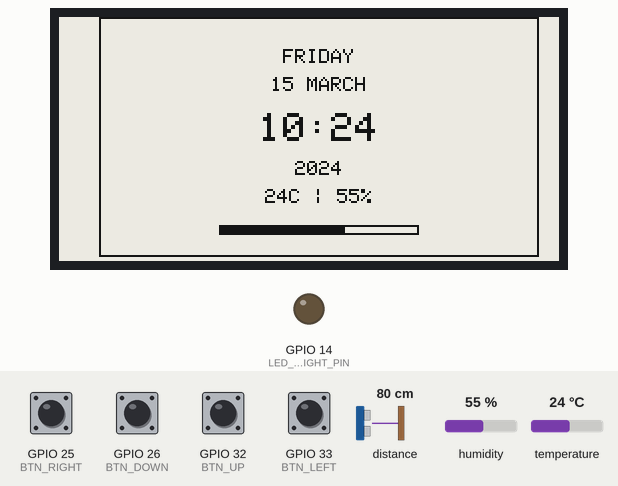
Recording of a sketch running on a simulated ESP32. Parts: 250×122 one-colour display, output pins drawn as LEDs (lit = HIGH). Dashed ring = blinking. The test bench sets the inputs (shaded band); at power-on: GPIO 25 (BTN_RIGHT), GPIO 26 (BTN_DOWN), GPIO 32 (BTN_UP), GPIO 33 (BTN_LEFT) HIGH, distance to the obstacle 80 cm, humidity 55 %, temperature 24 °C. The local clock reads 2024-03-15 10:24:30 at power-on unless the sketch sets it; what the sketch prints to the serial monitor is not drawn.

Above: at 9.6 s.
9.7 s: GPIO 26 (BTN_DOWN) pulled LOW for 3.2 s
At 14.0 s:
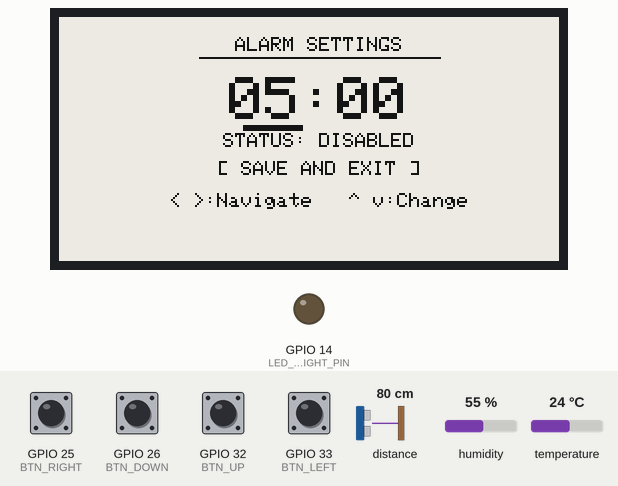
14.5 s: distance to the obstacle set to 13 cm
16.0 s: distance to the obstacle set to 10 cm
At 20.5 s:
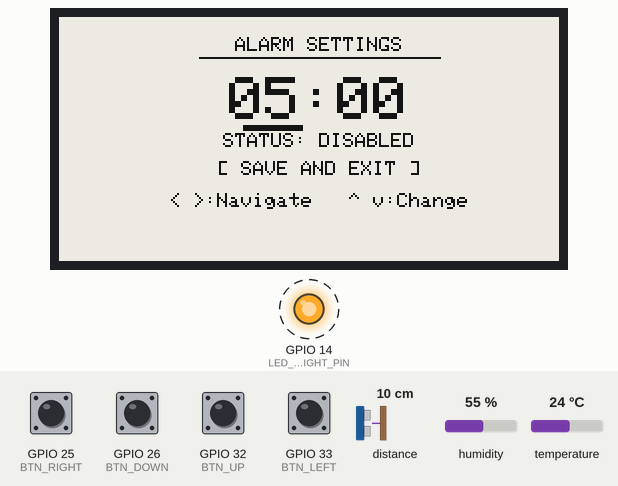
20.6 s: GPIO 25 (BTN_RIGHT) pulled LOW for 0.15 s
At 21.2 s:
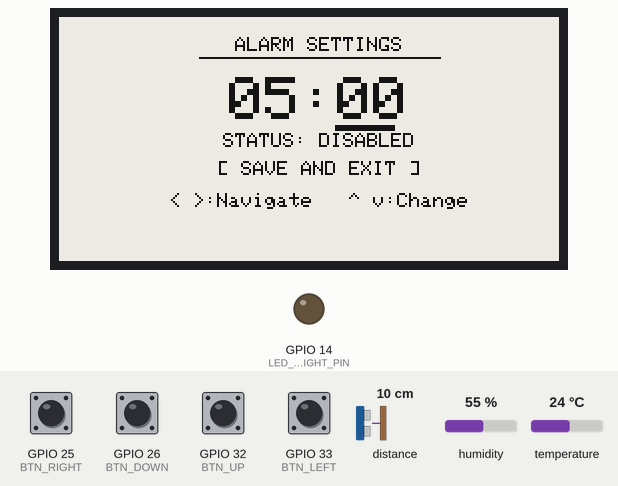
21.3 s: GPIO 32 (BTN_UP) pulled LOW for 0.15 s
At 21.9 s:
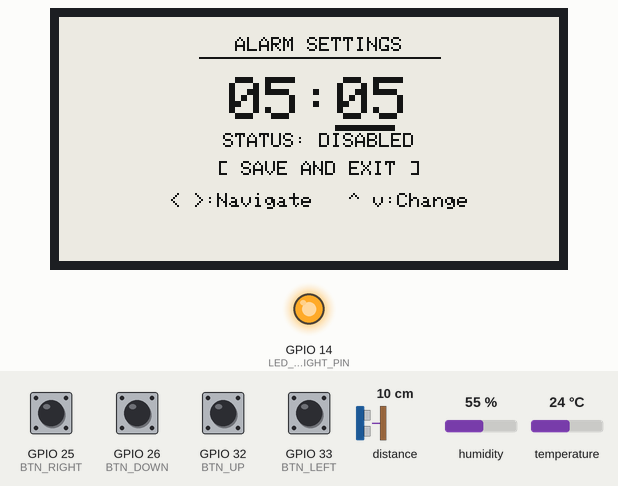
22.0 s: GPIO 33 (BTN_LEFT) pulled LOW for 0.15 s
At 23.0 s:
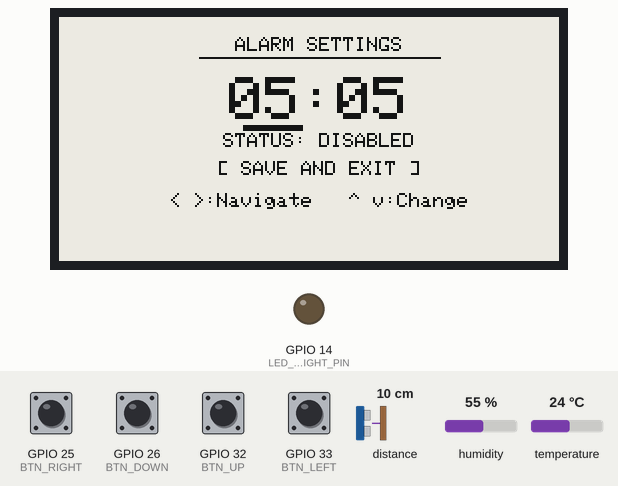
Timing chart, 0 to 23.7 s (numbered marks = the images above; inputs shaded):
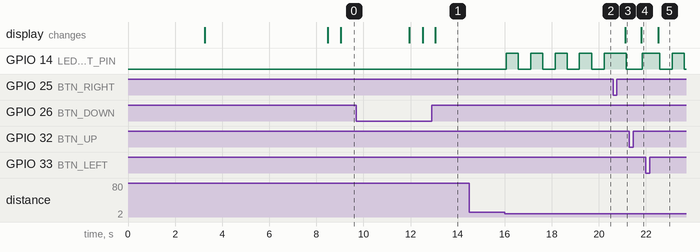

The sketch:

main.ino
```cpp
#define ENABLE_GxEPD2_GFX 1
#include <GxEPD2_BW.h>
#include <Adafruit_GFX.h>
#include <Wire.h>
#include <RTClib.h>
#include <Adafruit_VL53L0X.h>
#include <DHT.h>

#define EPD_CS     5
#define EPD_DC     17
#define EPD_RST    16
#define EPD_BUSY   4

#define BTN_UP     32
#define BTN_LEFT   33
#define BTN_RIGHT  25
#define BTN_DOWN   26

#define BUZZER_PIN   27
#define BUZZER_FREQ  3000
#define LEDC_RES     8

#define LED_BACKLIGHT_PIN 14

#define DHTPIN 13
#define DHTTYPE DHT11

GxEPD2_BW<GxEPD2_213_B74, GxEPD2_213_B74::HEIGHT> display(GxEPD2_213_B74(EPD_CS, EPD_DC, EPD_RST, EPD_BUSY));

RTC_DS3231 rtc;
Adafruit_VL53L0X lox = Adafruit_VL53L0X();
DHT dht(DHTPIN, DHTTYPE);

const char* days[] = {"SUNDAY", "MONDAY", "TUESDAY", "WEDNESDAY", "THURSDAY", "FRIDAY", "SATURDAY"};
const char* months[] = {
  "JANUARY", "FEBRUARY", "MARCH", "APRIL", "MAY", "JUNE",
  "JULY", "AUGUST", "SEPTEMBER", "OCTOBER", "NOVEMBER", "DECEMBER"
};

enum AppState { SCREEN_CLOCK, SCREEN_MENU };
AppState currentState = SCREEN_CLOCK;

int alarmHour = 7;
int alarmMinute = 0;
bool alarmEnabled = false;
bool alarmActive = false;
int activeSelection = 0;

int lastMinute = -1;
unsigned long lastDebounceTime = 0;
const int debounceDelay = 200;

unsigned long lastBuzzerToggle = 0;
bool buzzerState = false;

unsigned long ledTurnOnTime = 0;
const unsigned long ledDuration = 5000;
bool ledIsOn = false;
unsigned long lastGestureTime = 0;

float temperature = 0.0;
float humidity = 0.0;
unsigned long lastDHTReadTime = 0;
const unsigned long dhtReadInterval = 2000;

void startBuzzer() {
  ledcWriteTone(BUZZER_PIN, BUZZER_FREQ);
}

void stopBuzzer() {
  ledcWriteTone(BUZZER_PIN, 0);
}

void drawAlarmIcon(int x, int y) {
  display.drawCircle(x, y, 6, GxEPD_BLACK);
  display.drawLine(x - 4, y + 5, x - 6, y + 8, GxEPD_BLACK);
  display.drawLine(x + 4, y + 5, x + 6, y + 8, GxEPD_BLACK);
  display.drawCircle(x - 5, y - 5, 2, GxEPD_BLACK);
  display.drawCircle(x + 5, y - 5, 2, GxEPD_BLACK);
  display.drawLine(x, y, x, y - 3, GxEPD_BLACK);
  display.drawLine(x, y, x + 3, y + 1, GxEPD_BLACK);
}

void drawShiftedCenteredText(const char* text, int y, int textSize) {
  display.setTextSize(textSize);
  int16_t x1, y1;
  uint16_t w, h;
  display.getTextBounds(text, 0, 0, &x1, &y1, &w, &h);
  int centerX = 130;
  int x = centerX - (w / 2);
  display.setCursor(x, y);
  display.print(text);
}

void drawClockFace(DateTime now) {
  display.fillScreen(GxEPD_WHITE);
  display.setTextColor(GxEPD_BLACK);

  int blatX = 20;
  int blatY = 0;
  int blatW = 220;
  int blatH = 120;
  display.drawRect(blatX, blatY, blatW, blatH, GxEPD_BLACK);

  drawShiftedCenteredText(days[now.dayOfTheWeek()], 16, 1);

  char dateBuf[24];
  sprintf(dateBuf, "%d %s", now.day(), months[now.month() - 1]);
  drawShiftedCenteredText(dateBuf, 30, 1);

  char timeBuf[10];
  sprintf(timeBuf, "%02d:%02d", now.hour(), now.minute());
  drawShiftedCenteredText(timeBuf, 48, 2);

  char yearBuf[10];
  sprintf(yearBuf, "%04d", now.year());
  drawShiftedCenteredText(yearBuf, 72, 1);

  char weatherBuf[24];
  if (isnan(temperature) || isnan(humidity)) {
    sprintf(weatherBuf, "--C | --%%");
  } else {
    sprintf(weatherBuf, "%dC | %d%%", (int)temperature, (int)humidity);
  }
  drawShiftedCenteredText(weatherBuf, 86, 1);

  if (alarmEnabled) {
    drawAlarmIcon(220, 16);
  }

  int barW = 100;
  int barX = 130 - (barW / 2);
  int barY = 104;
  int barH = 5;
  display.drawRect(barX, barY, barW, barH, GxEPD_BLACK);
  int fillW = (now.second() / 60.0) * (barW - 2);
  if (fillW > 0) {
    display.fillRect(barX + 1, barY + 1, fillW, barH - 2, GxEPD_BLACK);
  }
}

void drawMenuFace() {
  display.fillScreen(GxEPD_WHITE);
  display.setTextColor(GxEPD_BLACK);

  drawShiftedCenteredText("ALARM SETTINGS", 10, 1);
  display.drawLine(70, 20, 190, 20, GxEPD_BLACK);

  char alarmTimeBuf[10];
  sprintf(alarmTimeBuf, "%02d:%02d", alarmHour, alarmMinute);
  drawShiftedCenteredText(alarmTimeBuf, 30, 3);

  if (alarmEnabled) {
    drawShiftedCenteredText("STATUS: ENABLED", 58, 1);
  } else {
    drawShiftedCenteredText("STATUS: DISABLED", 58, 1);
  }

  drawShiftedCenteredText("[ SAVE AND EXIT ]", 72, 1);

  if (activeSelection == 0) display.fillRect(92, 54, 30, 3, GxEPD_BLACK);
  else if (activeSelection == 1) display.fillRect(138, 54, 30, 3, GxEPD_BLACK);
  else if (activeSelection == 2) display.fillRect(100, 68, 60, 2, GxEPD_BLACK);
  else if (activeSelection == 3) display.fillRect(78, 82, 104, 2, GxEPD_BLACK);

  drawShiftedCenteredText("< >:Navigate   ^ v:Change", 88, 1);
}

void forceScreenUpdate(bool fullRefresh) {
  if (fullRefresh) {
    display.setFullWindow();
  } else {
    display.setPartialWindow(0, 0, display.width(), display.height());
  }

  display.firstPage();
  do {
    if (currentState == SCREEN_CLOCK) {
      DateTime now = rtc.now();
      drawClockFace(now);
    } else {
      drawMenuFace();
    }
  } while (display.nextPage());
  display.powerOff();
}

void setup() {
  Serial.begin(115200);
  delay(1000);

  pinMode(BTN_UP, INPUT_PULLUP);
  pinMode(BTN_LEFT, INPUT_PULLUP);
  pinMode(BTN_RIGHT, INPUT_PULLUP);
  pinMode(BTN_DOWN, INPUT_PULLUP);

  pinMode(LED_BACKLIGHT_PIN, OUTPUT);
  digitalWrite(LED_BACKLIGHT_PIN, LOW);

  ledcAttach(BUZZER_PIN, BUZZER_FREQ, LEDC_RES);
  stopBuzzer();

  Wire.begin();

  if (!rtc.begin()) {
    while (1) delay(10);
  }

  if (rtc.lostPower()) {
    rtc.adjust(DateTime(F(__DATE__), F(__TIME__)));
  }

  if (!lox.begin()) {
    Serial.println(F("VL53L0X init error!"));
  }

  dht.begin();

  display.init(115200);
  display.setRotation(1);

  display.setFullWindow();
  display.firstPage();
  do {
    display.fillScreen(GxEPD_WHITE);
    display.setTextColor(GxEPD_BLACK);

    drawShiftedCenteredText("*****************", 22, 1);
    drawShiftedCenteredText("* Clockie v 1.0 *", 36, 2);
    drawShiftedCenteredText("*  loading...   *", 56, 1);
    drawShiftedCenteredText("*  by Michal:DD *", 70, 1);
    drawShiftedCenteredText("*****************", 84, 1);
  } while (display.nextPage());
  display.powerOff();
  delay(3000);

  temperature = dht.readTemperature();
  humidity = dht.readHumidity();

  forceScreenUpdate(true);
}

void loop() {
  if (millis() - lastDHTReadTime >= dhtReadInterval) {
    lastDHTReadTime = millis();
    float t = dht.readTemperature();
    float h = dht.readHumidity();
    if (!isnan(t) && !isnan(h)) {
      temperature = t;
      humidity = h;
    }
  }

  VL53L0X_RangingMeasurementData_t measure;
  lox.rangingTest(&measure, false);

  if (measure.RangeStatus == 0) {
    int distanceMm = measure.RangeMilliMeter;

    if (distanceMm > 45 && distanceMm <= 110 && (millis() - lastGestureTime > 500)) {
      lastGestureTime = millis();

      if (alarmActive) {
        alarmActive = false;
        alarmEnabled = false;
        stopBuzzer();
        digitalWrite(LED_BACKLIGHT_PIN, LOW);
        ledIsOn = false;
        Serial.println("Alarm disabled by gesture!");
        forceScreenUpdate(true);
      }
      else {
        if (!ledIsOn) {
          digitalWrite(LED_BACKLIGHT_PIN, HIGH);
          ledIsOn = true;
          ledTurnOnTime = millis();
          Serial.println("Backlight ON");
        } else {
          digitalWrite(LED_BACKLIGHT_PIN, LOW);
          ledIsOn = false;
          Serial.println("Backlight OFF");
        }
      }
    }
  }

  if (ledIsOn && !alarmActive) {
    if (millis() - ledTurnOnTime >= ledDuration) {
      digitalWrite(LED_BACKLIGHT_PIN, LOW);
      ledIsOn = false;
      Serial.println("Backlight OFF (Timeout)");
    }
  }

  if ((millis() - lastDebounceTime) > debounceDelay) {
    if (alarmActive && (digitalRead(BTN_DOWN) == LOW || digitalRead(BTN_UP) == LOW || digitalRead(BTN_LEFT) == LOW || digitalRead(BTN_RIGHT) == LOW)) {
      lastDebounceTime = millis();
      alarmActive = false;
      alarmEnabled = false;
      stopBuzzer();
      forceScreenUpdate(true);
      return;
    }

    if (currentState == SCREEN_CLOCK) {
      if (digitalRead(BTN_DOWN) == LOW) {
        lastDebounceTime = millis();
        currentState = SCREEN_MENU;
        activeSelection = 0;
        forceScreenUpdate(true);
      }
    }
    else if (currentState == SCREEN_MENU) {
      bool menuChanged = false;

      if (digitalRead(BTN_LEFT) == LOW) {
        lastDebounceTime = millis();
        activeSelection--;
        if (activeSelection < 0) activeSelection = 3;
        menuChanged = true;
      }
      else if (digitalRead(BTN_RIGHT) == LOW) {
        lastDebounceTime = millis();
        activeSelection++;
        if (activeSelection > 3) activeSelection = 0;
        menuChanged = true;
      }
      else if (digitalRead(BTN_UP) == LOW) {
        lastDebounceTime = millis();
        switch(activeSelection) {
          case 0: alarmHour = (alarmHour + 1) % 24; break;
          case 1: alarmMinute = (alarmMinute + 5) % 60; break;
          case 2: alarmEnabled = !alarmEnabled; break;
          case 3:
            currentState = SCREEN_CLOCK;
            lastMinute = -1;
            forceScreenUpdate(true);
            return;
        }
        menuChanged = true;
      }
      else if (digitalRead(BTN_DOWN) == LOW) {
        lastDebounceTime = millis();
        switch(activeSelection) {
          case 0:
            alarmHour--;
            if (alarmHour < 0) alarmHour = 23;
            break;
          case 1:
            alarmMinute -= 5;
            if (alarmMinute < 0) alarmMinute = 55;
            break;
          case 2: alarmEnabled = !alarmEnabled; break;
          case 3:
            currentState = SCREEN_CLOCK;
            lastMinute = -1;
            forceScreenUpdate(true);
            return;
        }
        menuChanged = true;
      }

      if (menuChanged) {
        forceScreenUpdate(false);
      }
    }
  }

  if (currentState == SCREEN_CLOCK) {
    DateTime now = rtc.now();

    if (alarmEnabled && now.hour() == alarmHour && now.minute() == alarmMinute) {
      if (!alarmActive && now.second() < 5) {
        alarmActive = true;
      }
    } else {
      if (now.minute() != alarmMinute && alarmActive) {
        alarmActive = false;
        stopBuzzer();
      }
    }

    if (now.minute() != lastMinute) {
      lastMinute = now.minute();
      if (now.minute() == 0) display.setFullWindow();
      else display.setPartialWindow(0, 0, display.width(), display.height());

      display.firstPage();
      do {
        drawClockFace(now);
      } while (display.nextPage());
      display.powerOff();
    }
  }

  if (alarmActive) {
    if (millis() - lastBuzzerToggle >= 150) {
      lastBuzzerToggle = millis();
      buzzerState = !buzzerState;
      if (buzzerState) {
        startBuzzer();
        digitalWrite(LED_BACKLIGHT_PIN, HIGH);
      } else {
        stopBuzzer();
        digitalWrite(LED_BACKLIGHT_PIN, LOW);
      }
    }
  } else if (!ledIsOn) {
    stopBuzzer();
  }

  delay(10);
}
```

Measured:
- the behaviour switches between 12 and 11 cm on distance to the obstacle (found by bisection; images 1 and 2)
- after the input at 9.7 s, the display: first changes after 2.2 s (image 1 shows a later state)
- after the input at 14.5 s, every drawn part: stays the same
- after the input at 16.0 s, GPIO 14 (LED_BACKLIGHT_PIN): alternates HIGH for 0.52 s and LOW for 0.52 s, starting after 0.06 s
- after the input at 20.6 s, the display: changes after 0.53 s (image 3)
- after the input at 21.3 s, the display: changes after 0.50 s (image 4)
- after the input at 22.0 s, the display: changes after 0.52 s (image 5)
